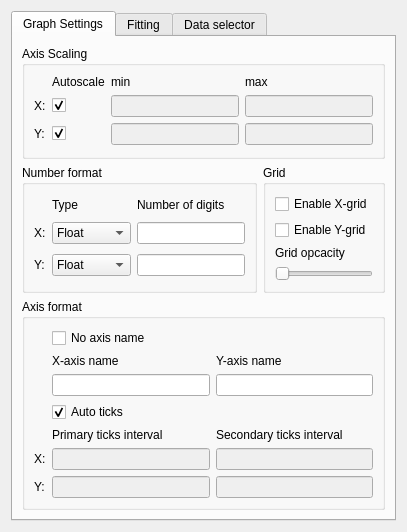
<?xml version="1.0" encoding="UTF-8"?>
<ui version="4.0">
 <class>Form</class>
 <widget class="QWidget" name="Form">
  <property name="geometry">
   <rect>
    <x>0</x>
    <y>0</y>
    <width>403</width>
    <height>546</height>
   </rect>
  </property>
  <property name="sizePolicy">
   <sizepolicy hsizetype="Fixed" vsizetype="Preferred">
    <horstretch>0</horstretch>
    <verstretch>0</verstretch>
   </sizepolicy>
  </property>
  <property name="windowTitle">
   <string>Form</string>
  </property>
  <layout class="QGridLayout" name="gridLayout">
   <property name="sizeConstraint">
    <enum>QLayout::SetFixedSize</enum>
   </property>
   <item row="0" column="0">
    <widget class="QTabWidget" name="tabWidget_2">
     <property name="currentIndex">
      <number>0</number>
     </property>
     <widget class="QWidget" name="Options">
      <attribute name="title">
       <string>Graph Settings</string>
      </attribute>
      <layout class="QGridLayout" name="gridLayout_2">
       <item row="1" column="0">
        <widget class="QGroupBox" name="GB_numberFormat">
         <property name="title">
          <string>Number format</string>
         </property>
         <layout class="QGridLayout" name="gridLayout_4">
          <item row="1" column="0">
           <widget class="QLabel" name="LA_xNumberFormat">
            <property name="text">
             <string>X:</string>
            </property>
           </widget>
          </item>
          <item row="2" column="0">
           <widget class="QLabel" name="LA_yNumberFormat">
            <property name="text">
             <string>Y:</string>
            </property>
           </widget>
          </item>
          <item row="0" column="2">
           <widget class="QLabel" name="LA_numberOfDigits">
            <property name="sizePolicy">
             <sizepolicy hsizetype="Preferred" vsizetype="Maximum">
              <horstretch>0</horstretch>
              <verstretch>0</verstretch>
             </sizepolicy>
            </property>
            <property name="text">
             <string>Number of digits</string>
            </property>
           </widget>
          </item>
          <item row="1" column="1">
           <widget class="QComboBox" name="CoB_xNumberFormat">
            <item>
             <property name="text">
              <string>Float</string>
             </property>
            </item>
            <item>
             <property name="text">
              <string>Integer</string>
             </property>
            </item>
            <item>
             <property name="text">
              <string>Scientific</string>
             </property>
            </item>
           </widget>
          </item>
          <item row="1" column="2">
           <widget class="QLineEdit" name="LE_xAmountOfDigits">
            <property name="sizePolicy">
             <sizepolicy hsizetype="Fixed" vsizetype="Fixed">
              <horstretch>0</horstretch>
              <verstretch>0</verstretch>
             </sizepolicy>
            </property>
           </widget>
          </item>
          <item row="2" column="1">
           <widget class="QComboBox" name="CoB_yNumberFormat">
            <item>
             <property name="text">
              <string>Float</string>
             </property>
            </item>
            <item>
             <property name="text">
              <string>Integer</string>
             </property>
            </item>
            <item>
             <property name="text">
              <string>Scientific</string>
             </property>
            </item>
           </widget>
          </item>
          <item row="2" column="2">
           <widget class="QLineEdit" name="LE_yAmountOfDigits">
            <property name="sizePolicy">
             <sizepolicy hsizetype="Fixed" vsizetype="Fixed">
              <horstretch>0</horstretch>
              <verstretch>0</verstretch>
             </sizepolicy>
            </property>
           </widget>
          </item>
          <item row="0" column="1">
           <widget class="QLabel" name="LA_typeNumberFormat">
            <property name="sizePolicy">
             <sizepolicy hsizetype="Preferred" vsizetype="Maximum">
              <horstretch>0</horstretch>
              <verstretch>0</verstretch>
             </sizepolicy>
            </property>
            <property name="text">
             <string>Type</string>
            </property>
           </widget>
          </item>
         </layout>
        </widget>
       </item>
       <item row="1" column="1">
        <widget class="QGroupBox" name="GB_grid">
         <property name="title">
          <string>Grid</string>
         </property>
         <layout class="QGridLayout" name="gridLayout_6">
          <item row="0" column="0">
           <widget class="QCheckBox" name="ChB_enableXGrid">
            <property name="text">
             <string>Enable X-grid</string>
            </property>
           </widget>
          </item>
          <item row="1" column="0">
           <widget class="QCheckBox" name="ChB_enableYGrid">
            <property name="text">
             <string>Enable Y-grid</string>
            </property>
           </widget>
          </item>
          <item row="2" column="0">
           <widget class="QLabel" name="LA_gridOpacity">
            <property name="text">
             <string>Grid opcacity</string>
            </property>
           </widget>
          </item>
          <item row="3" column="0">
           <widget class="QSlider" name="HZ_gridOpacity">
            <property name="orientation">
             <enum>Qt::Horizontal</enum>
            </property>
           </widget>
          </item>
         </layout>
        </widget>
       </item>
       <item row="0" column="0" colspan="2">
        <widget class="QGroupBox" name="GB_axisScaling">
         <property name="sizePolicy">
          <sizepolicy hsizetype="Expanding" vsizetype="Preferred">
           <horstretch>0</horstretch>
           <verstretch>0</verstretch>
          </sizepolicy>
         </property>
         <property name="title">
          <string>Axis Scaling</string>
         </property>
         <layout class="QGridLayout" name="gridLayout_3">
          <item row="2" column="1">
           <widget class="QCheckBox" name="ChB_xAutoscaling">
            <property name="enabled">
             <bool>true</bool>
            </property>
            <property name="text">
             <string/>
            </property>
            <property name="checked">
             <bool>true</bool>
            </property>
           </widget>
          </item>
          <item row="4" column="3">
           <widget class="QLineEdit" name="LE_yMin">
            <property name="enabled">
             <bool>false</bool>
            </property>
           </widget>
          </item>
          <item row="4" column="4">
           <widget class="QLineEdit" name="LE_yMax">
            <property name="enabled">
             <bool>false</bool>
            </property>
           </widget>
          </item>
          <item row="4" column="1">
           <widget class="QCheckBox" name="ChB_yAutoscaling">
            <property name="text">
             <string/>
            </property>
            <property name="checked">
             <bool>true</bool>
            </property>
           </widget>
          </item>
          <item row="1" column="4">
           <widget class="QLabel" name="LA_xMax">
            <property name="sizePolicy">
             <sizepolicy hsizetype="Preferred" vsizetype="Maximum">
              <horstretch>0</horstretch>
              <verstretch>0</verstretch>
             </sizepolicy>
            </property>
            <property name="text">
             <string>max</string>
            </property>
           </widget>
          </item>
          <item row="1" column="3">
           <widget class="QLabel" name="LA_xMin">
            <property name="sizePolicy">
             <sizepolicy hsizetype="Preferred" vsizetype="Maximum">
              <horstretch>0</horstretch>
              <verstretch>0</verstretch>
             </sizepolicy>
            </property>
            <property name="text">
             <string>min</string>
            </property>
           </widget>
          </item>
          <item row="2" column="0">
           <widget class="QLabel" name="LA_xScaling">
            <property name="text">
             <string>X:</string>
            </property>
           </widget>
          </item>
          <item row="2" column="4">
           <widget class="QLineEdit" name="LE_xMax">
            <property name="enabled">
             <bool>false</bool>
            </property>
           </widget>
          </item>
          <item row="4" column="0">
           <widget class="QLabel" name="LA_yScaling">
            <property name="text">
             <string>Y:</string>
            </property>
           </widget>
          </item>
          <item row="2" column="3">
           <widget class="QLineEdit" name="LE_xMin">
            <property name="enabled">
             <bool>false</bool>
            </property>
           </widget>
          </item>
          <item row="1" column="1">
           <widget class="QLabel" name="LA_autoscale">
            <property name="sizePolicy">
             <sizepolicy hsizetype="Preferred" vsizetype="Maximum">
              <horstretch>0</horstretch>
              <verstretch>0</verstretch>
             </sizepolicy>
            </property>
            <property name="text">
             <string>Autoscale</string>
            </property>
           </widget>
          </item>
         </layout>
        </widget>
       </item>
       <item row="2" column="0" colspan="2">
        <widget class="QGroupBox" name="GB_axisFormat">
         <property name="sizePolicy">
          <sizepolicy hsizetype="Expanding" vsizetype="Preferred">
           <horstretch>0</horstretch>
           <verstretch>0</verstretch>
          </sizepolicy>
         </property>
         <property name="title">
          <string>Axis format</string>
         </property>
         <layout class="QGridLayout" name="gridLayout_5">
          <item row="5" column="2">
           <widget class="QLineEdit" name="LE_xSecondTicks">
            <property name="enabled">
             <bool>false</bool>
            </property>
           </widget>
          </item>
          <item row="6" column="1">
           <widget class="QLineEdit" name="LE_yPrimaryTicks">
            <property name="enabled">
             <bool>false</bool>
            </property>
           </widget>
          </item>
          <item row="5" column="1">
           <widget class="QLineEdit" name="LE_xPrimaryTicks">
            <property name="enabled">
             <bool>false</bool>
            </property>
           </widget>
          </item>
          <item row="5" column="0">
           <widget class="QLabel" name="LA_xAxisFormat">
            <property name="text">
             <string>X:</string>
            </property>
           </widget>
          </item>
          <item row="6" column="2">
           <widget class="QLineEdit" name="LE_ySecondTicks">
            <property name="enabled">
             <bool>false</bool>
            </property>
           </widget>
          </item>
          <item row="4" column="1">
           <widget class="QLabel" name="LA_primaryTicksInterval">
            <property name="text">
             <string>Primary ticks interval</string>
            </property>
           </widget>
          </item>
          <item row="1" column="1">
           <widget class="QLabel" name="LA_xAxisName">
            <property name="text">
             <string>X-axis name</string>
            </property>
           </widget>
          </item>
          <item row="1" column="2">
           <widget class="QLabel" name="LA_yAxisName">
            <property name="text">
             <string>Y-axis name</string>
            </property>
           </widget>
          </item>
          <item row="0" column="1">
           <widget class="QCheckBox" name="ChB_noAxisName">
            <property name="text">
             <string>No axis name</string>
            </property>
           </widget>
          </item>
          <item row="2" column="2">
           <widget class="QLineEdit" name="LE_yAxisName"/>
          </item>
          <item row="2" column="1">
           <widget class="QLineEdit" name="LE_xAxisName"/>
          </item>
          <item row="4" column="2">
           <widget class="QLabel" name="LA_secondaryTicksInterval">
            <property name="text">
             <string>Secondary ticks interval</string>
            </property>
           </widget>
          </item>
          <item row="6" column="0">
           <widget class="QLabel" name="LA_yAxisFormat">
            <property name="text">
             <string>Y:</string>
            </property>
           </widget>
          </item>
          <item row="3" column="1">
           <widget class="QCheckBox" name="ChB_autoTicks">
            <property name="text">
             <string>Auto ticks</string>
            </property>
            <property name="checked">
             <bool>true</bool>
            </property>
           </widget>
          </item>
         </layout>
        </widget>
       </item>
      </layout>
     </widget>
     <widget class="QWidget" name="tab_2">
      <attribute name="title">
       <string>Fitting</string>
      </attribute>
     </widget>
     <widget class="QWidget" name="tab">
      <attribute name="title">
       <string>Data selector</string>
      </attribute>
     </widget>
    </widget>
   </item>
  </layout>
 </widget>
 <resources/>
 <connections/>
</ui>
